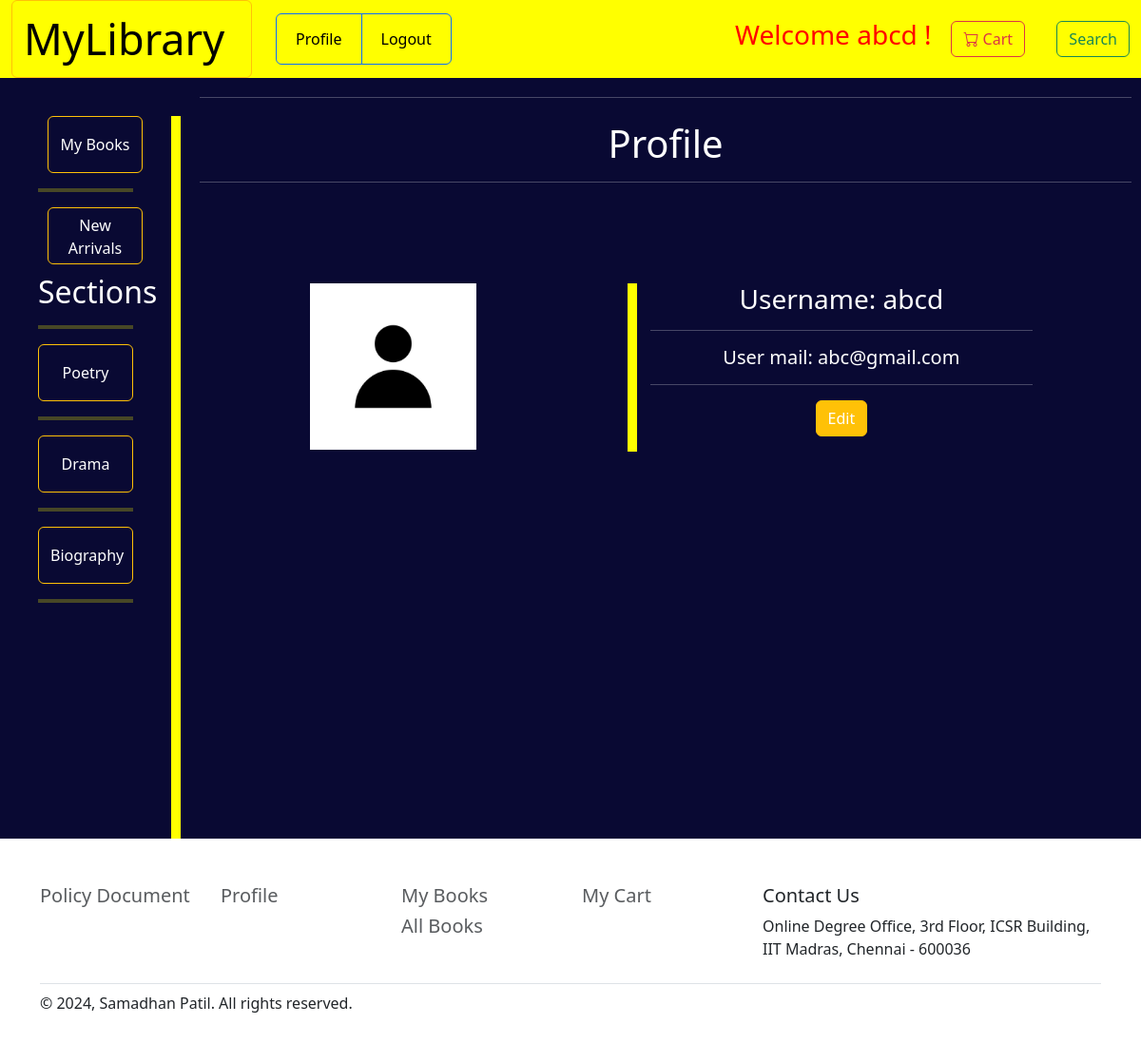
The page /profile (signed in) on the database its author committed.
### application/model.py (models this page shows, shortened)
class User(db.Model,UserMixin):
    __tablename__=  "user"
    user_id = db.Column(db.Integer, primary_key = True, autoincrement = True)
    user_mail =  db.Column(db.String(30), nullable = False, unique = True)
    password = db.Column(db.String(80), nullable = False)
    user_name = db.Column(db.String())
    profile_img_path = db.Column(db.String(), default ="static\Images\dummy.jpg")
    role = db.Column(db.String(128), default='user', nullable=False)

class Section(db.Model):
    __tablename__=  "section"
    section_id = db.Column(db.Integer, primary_key=True)
    section_name = db.Column(db.String(150), nullable=False, unique = True)
    books = db.relationship('Book', backref = "belongsto", cascade = "all, delete" )
    orders = db.relationship('Cart', backref = "belongs", cascade = "all, delete" )

### application/controllers.py (the view)
@app.route("/profile", methods= ["GET"])
@login_required
def profile():
    if request.method == "GET":
        user_logined_id = current_user.user_id
        sections = Section.query.all()
        user = User.query.filter_by(user_id = user_logined_id).first()
        return render_template("user/profile.html", user = user, sections = sections)

### application/controllers.py (called while the page is built)
@login_manager.user_loader
def load_user(id):
    return User.query.get(id)

### templates/user/profile.html (shortened to what this page needs)
{% extends 'user/userbase.html' %}
{% block content %}
<div class="container" style="margin-left: 10px; margin-right: 10px; padding-top: 20px;">
  <div class="row gy-2">
    <hr style="color: white;">
    <h1 style="color: white; text-align: center;">Profile</h1>
    <hr style="color: white;">
    <div class="main" style="margin-top: 50px;">
      <div class="user_profile">
          <div class="container text-center">
              <div class="row">
                <div class="col-1">
                </div>
                <div class="col" >
                  <div class="container text-center">
                      <div class="row">
                        <div class="col-4">
                          <img src="{{user.profile_img_path}}" class="float-start" style="height: 175px; width: 175px;margin-top: 40px; ">
                        </div>
                        <div class="col-lg-1" style=" margin-top: 40px; width: 20px; margin-left: 50px;">
                          <div class="vl"></div>
                        </div>
                        <div class="col-6">
                          <div class="user_info" style="margin-top: 40px; color: white;">
                              <p><h3>Username: {{user.user_name}}</h3></p>
                              <hr>
                              <p><h5>User mail:  {{user.user_mail}}</h5></p>
                              <hr>
                              <p><button type="submit" class="btn btn-warning"><a style="text-decoration: none; color: white; " href="/edit_profle">Edit</a></button></p>
                              </div>
                        </div>
                      </div>
                    </div>
                </div>
              </div>
            </div>
      </div>
  </div>
  </div>
</div>
{% endblock %}

### templates/user/userbase.html (shortened to what this page needs)
<!DOCTYPE html>
<html>
<head>
    <link rel="stylesheet" href="https://cdnjs.cloudflare.com/ajax/libs/font-awesome/4.7.0/css/font-awesome.min.css">
    <link rel="stylesheet" href="https://cdn.jsdelivr.net/npm/bootstrap-icons@1.5.0/font/bootstrap-icons.css" />
    <link href="https://cdn.jsdelivr.net/npm/bootstrap@5.3.0-alpha1/dist/css/bootstrap.min.css" rel="stylesheet"
>
</head>
<body>
    <nav class="navbar navbar-expand-lg bg-body-tertiary" style="margin: 0;padding: 0;">
        <div class="container-fluid">
        <button type="button" class="btn btn-outline-warning"><a class="navbar-brand" style="font-size: 45px;text-align: center;" href="/">MyLibrary</a></button>
          <div class="collapse navbar-collapse" id="navbarSupportedContent">
            <ul class="navbar-nav me-auto mb-2 mb-lg-0">
              {% if current_user.is_authenticated %}
              <div class="btn-group" role="group" aria-label="Basic outlined example">
                <button type="button" class="btn btn-outline-primary"><a class="nav-link active" aria-current="page" href="/profile">Profile</a></button>
                <button type="button" class="btn btn-outline-primary"><a class="nav-link active" aria-current="page" href="/logout">Logout</a></button>
              </div>
              {% endif %}
            </ul>
            <h3><div style="color: red;">Welcome {{current_user.user_name}} !</div></h3>
            <div class="btn-group" role="group" aria-label="Basic outlined example">
                <button type="button" class="btn btn-outline-danger"><a class="nav-link active" aria-current="page" href="{{url_for("cart")}}">
                    <i class="bi bi-cart"></i>&nbsp;Cart</a></button>
            </div>
              <a href='/search'> <button class="btn btn-outline-success" type="submit">Search</button></a>
          </div>
        </div>
      </nav>
      <div style="margin: 0;padding: 0; ">
      <section class="d-flex justify-content align-items-top h-80 min-vh-100" style="background-color: rgb(9, 9, 51);">
        <div class="col-lg-1" style=" margin: 40px;" >
          <button type="button" class="btn btn-outline-warning" style="height: 60px; width: 100px;margin-left: 10px; "><a href='/userbook' style="text-decoration: none; color: white;">My Books</a></button>
          <hr style="border: 2px solid yellow;">
          <button type="button" class="btn btn-outline-warning" style="height: 60px; width: 100px;margin-left: 10px; "><a href='/new_arrivals' style="text-decoration: none; color: white;">New Arrivals</a></button>
          <h2 class="card-title" style="color: white; text-align: center; padding-top: 10px;">Sections</h2>
          <hr style="border: 2px solid yellow;">
          <div style="color: white; text-align: center;">
          {% for section in sections %}
          <button type="button" class="btn btn-outline-warning" style="height: 60px; width: 100px;"><a style="text-decoration: none; color: white; " href={{ url_for('section_books', section_id = section.section_id)}}>{{section.section_name}} </a></button>
          <hr style="border: 2px solid yellow;">
          {% endfor %}
        </div>
        </div>
        <div class="col-lg-1" style=" margin-top: 40px; width: 20px;">
          <div class="vl"></div>
        </div>
        {% block content %}
        {% endblock %}
      </section>
     </div>
     <div class="container">
        <footer class="py-5">
          <div class="row">
            <div class="col-2">
              <h5><div class="nav-item mb-2"><a href="/policy" class="nav-link p-0 text-muted">Policy Document</a></div></h5>
            </div>
            <div class="col-2">
              <h5><div class="nav-item mb-2"><a href="/profile" class="nav-link p-0 text-muted">Profile</a></div></h5>
            </div>
            <div class="col-2">
              <h5><div class="nav-item mb-2"><a href="/userbook" class="nav-link p-0 text-muted">My Books</a></div></h5>
              <h5><div class="nav-item mb-2"><a href="/" class="nav-link p-0 text-muted">All Books</a></div></h5>
            </div>
            <div class="col-2">
              <h5><div class="nav-item mb-2"><a href="/cart" class="nav-link p-0 text-muted">My Cart</a></div></h5>
            </div>
            <div class="col-4 ">
                <h5>Contact Us</h5>
                <p>Online Degree Office, 3rd Floor, ICSR Building, IIT Madras, Chennai - 600036</p>
            </div>
          </div>
          <div class="d-flex justify-content-between py-2 my-2 border-top">
            <p>© 2024, Samadhan Patil. All rights reserved.</p>
          </div>
        </footer>
      </div>
</body>
</html>

### templates/user/userbase.html (style rules this page uses)
.container-fluid { background-color:yellow; }
img { width: 100%; height: 0%; }
.vl { border-left: 10px solid yellow; height: 100%; position: relative; }

### rows shown on the page
User: user_name "abcd", profile_img_path (placeholder picture), user_mail "abc@gmail.com"
Section: section_name "Poetry"
Section: section_name "Drama"
Section: section_name "Biography"
